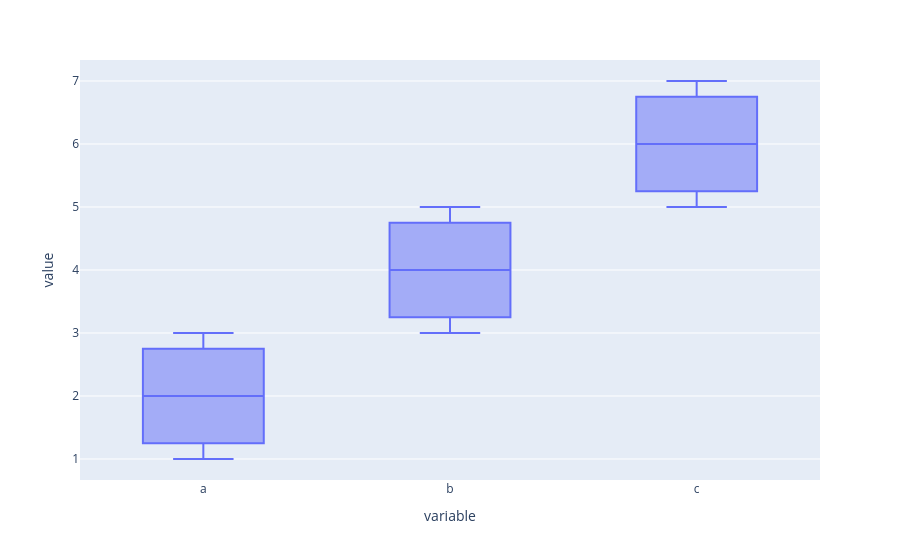

The cell this chart's notebook holds for it:
### Code cell
import plotly.express as px

# df = px.data.tips()
fig = px.box(data)
fig.show()

### Figure 1 — Plotly figure (JSON) as saved in the notebook; plotly's stock layout.template omitted (floating-point values rounded to 4 significant figures)
{"data": [{"alignmentgroup": "True", "hovertemplate": "variable=%{x}<br>value=%{y}<extra></extra>", "legendgroup": "", "marker": {"color": "#636efa"}, "name": "", "notched": false, "offsetgroup": "", "orientation": "v", "showlegend": false, "type": "box", "x": ["a", "a", "a", "b", "b", "b", "c", "c", "c"], "x0": " ", "xaxis": "x", "y": [3, 1, 2, 5, 3, 4, 7, 6, 5], "y0": " ", "yaxis": "y"}], "layout": {"boxmode": "group", "legend": {"tracegroupgap": 0}, "margin": {"t": 60}, "xaxis": {"anchor": "y", "domain": [0, 1], "title": {"text": "variable"}}, "yaxis": {"anchor": "x", "domain": [0, 1], "title": {"text": "value"}}}}
